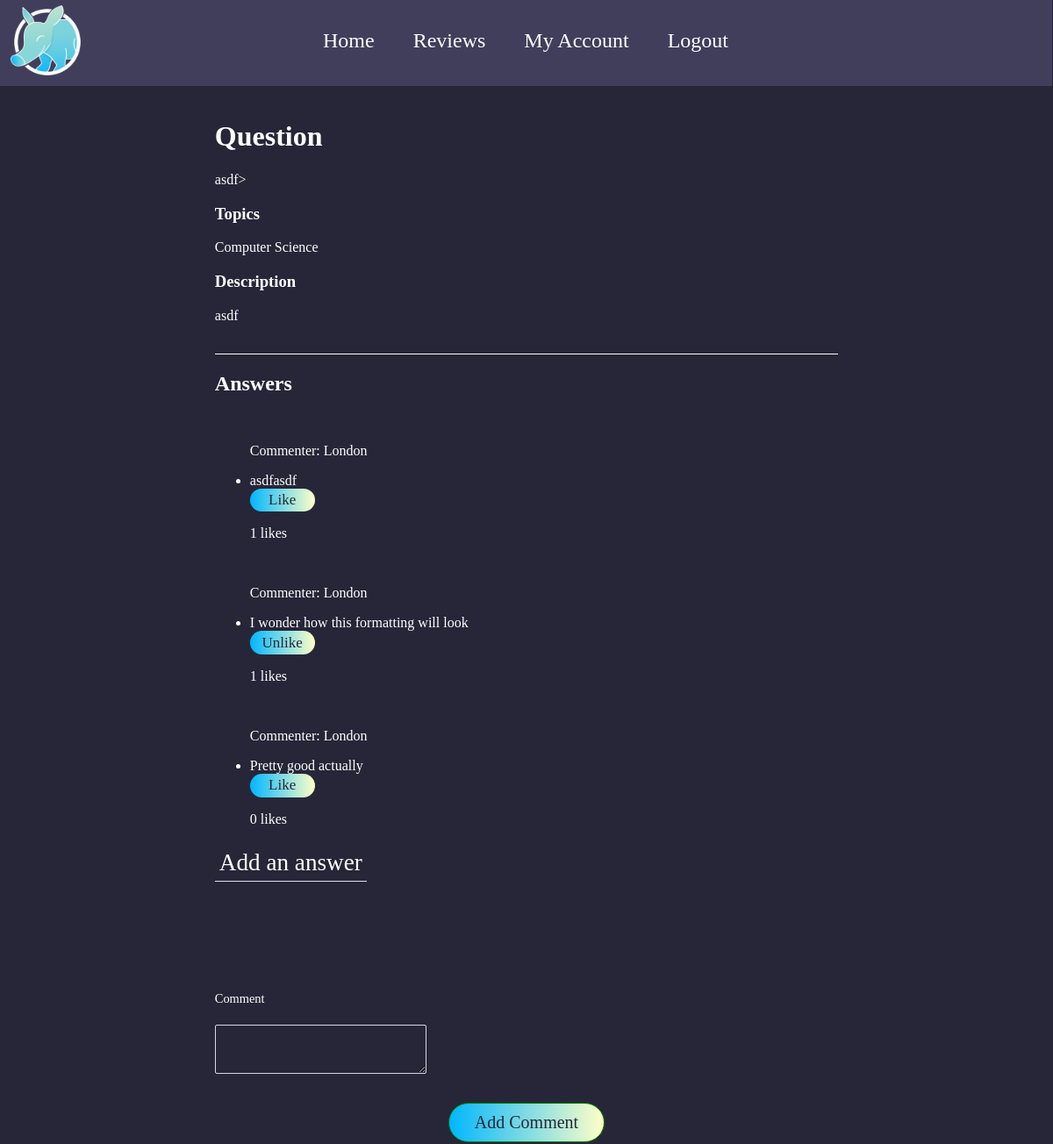
The page /questions/1 (signed in) on the database its author committed.
### models.py (models this page shows, shortened)
class Question(db.Model):
    id = db.Column("id", db.Integer, primary_key=True)
    header = db.Column("header", db.String(300))
    body = db.Column("body", db.String(10000))
    date = db.Column("date", db.String(50))
    topics = db.Column("topics", db.String(10))
    user_id = db.Column(db.Integer, db.ForeignKey("user.id"), nullable=False)
    comments = db.relationship("Comment", backref="question", cascade="all, delete-orphan", lazy=True)

class Comment(db.Model):
    id = db.Column(db.Integer, primary_key=True)
    date = db.Column("date", db.String(50))
    content = db.Column(db.VARCHAR, nullable=False)
    question_id = db.Column(db.Integer, db.ForeignKey("question.id"), nullable=False)
    user_id = db.Column(db.Integer, db.ForeignKey("user.id"), nullable=False)
    likes = db.relationship("Like", backref="comment", lazy=True)

### routing.py (the view)
@app.route('/questions/<question_id>')
def view_question(question_id):
    if session.get('user'):
        my_questions = db.session.query(Question).filter_by(id=question_id).one()
        my_user = db.session.query(User).filter_by(id=session['user_id']).first()
        form = CommentForm()
        return render_template('view_question.html', question=my_questions, user=session['user'], my_user=my_user, form=form)
    else:
        return redirect(url_for('login'))

### forms.py
class CommentForm(FlaskForm):
    class Meta:
        csrf = False
    comment = TextAreaField('Comment', validators=[Length(min=1)])
    submit = SubmitField('Add Comment')

### models.py (called while the page is built)
    def liked_answer(self, answer):
        return Like.query.filter(Like.user_id == self.id, Like.answer_id == answer.id).count() > 0

### templates/view_question.html (shortened to what this page needs)
<!DOCTYPE html>
<html lang="en">
    <head>
        <link rel="stylesheet" type="text/css" href="{{ url_for('static', filename='css/style.css') }}" />
        <link rel="stylesheet" type="text/css" href="{{ url_for('static', filename='css/forms.css') }}" />
    </head>
    <body>
        <div class="header">
            <a href="{{ url_for('questions') }}">
                <img src="../static/Images/AardvarkLogo.png" alt="Aardvark Answers Logo" class="logo">
            </a>
            <div class="navLinks">
                <a href="{{ url_for('questions') }}">
                    <h2 class="nav">Home</h2>
                </a>&nbsp;&nbsp;&nbsp;&nbsp;&nbsp;&nbsp;&nbsp;&nbsp;&nbsp;
                <a href="{{ url_for('reviews') }}">
                    <h2 class="nav">Reviews</h2>
                </a>&nbsp;&nbsp;&nbsp;&nbsp;&nbsp;&nbsp;&nbsp;&nbsp;&nbsp;
                <a href="{{ url_for('profile') }}">
                    <h2 class="nav">My Account</h2>
                </a>&nbsp;&nbsp;&nbsp;&nbsp;&nbsp;&nbsp;&nbsp;&nbsp;&nbsp;
                <a href="{{ url_for('logout') }}">
                    <h2 class="nav">Logout</h2>
                </a>
            </div>
        </div>
        <div class="leftText">
            <br/>
            <h1>Question</h1>
            <p>{{ question.header }}></p>
            <h3>Topics</h3>
            <p>{{ question.topics }}</p>
            <h3>Description</h3>
            <p>{{ question.body }}</p>
        </div>
        <br/>
        <div class="leftText">
            <div class="divider"></div>
            {% if question.comments %}
             {% if question.comments|length > 0 %}
             <h2>Answers</h2>
             <ul>
                 {% for comment in question.comments %}
                  <p>Commenter: {{ user }}</p>
                  <li>{{ comment.content }}</li>
                  {% if my_user.liked_answer(comment) %}
                   <a href="{{ url_for('like', comment_id=comment.id, action='unlike') }}" class="questionButton">Unlike</a>
                  {% else %}
                   <div class="buttonDiv">
                       <a href="{{ url_for('like', comment_id=comment.id, action='like') }}" class="questionButton">Like</a>
                   </div>
                  {% endif %}
                  <p>{{ comment.likes|length }} likes</p>
                 {% endfor %}
             </ul>
             {% endif %}
            {% endif %}
        </div>
        <br/>
        <div class="leftText">
            <form action="{{ url_for('new_comment', question_id=question.id) }}" method="post">
                <div class="titleDiv">
                    <h2 class="title">Add an answer</h2>
                </div>
                <div class="form-field">
                    {{ form.comment.label }} <br/> {{ form.comment }}
                </div>
                {{ form.submit }}
            </form>
        </div>
    </body>
</html>

### static/css/style.css (style rules this page uses)
body { background-color: #272638; }
.logo { display: block; margin-top: 5px; margin-left: 5px; margin-right: auto; max-width: 100px; max-height: 100px; position: relative; }
.header { width: 100vw; height: 100px; background-color: #403e5b; margin-left: -9px; margin-top: -10px; }
.nav { display: inline; color: white; font-weight: normal; font-family: fontLight; }
.navLinks { position: relative; margin-top: -65px; color: white; text-align-last: center; }
.leftSide h2, input { margin-left: -5%; }
.title { position: relative; font-family: fontBold; font-size: 25px; color: white; margin-bottom: -7.2%; float: left; top: -85px; }
.titleDiv { margin-top: 10%; }
a { text-decoration: none; color: white; }
.divider { position: relative; background-color: white; margin-left: auto; margin-right: auto; width: 100%; height: 1px; }
p { font-family: fontLight; text-align: left; }
.leftText { color: white; text-align: left; font-family: fontLight; width: 60%; margin-left: auto; margin-right: auto; }
.questionButton { background: linear-gradient(to right, #00b7ff, #ffffc7); margin-right: 2%; margin-left: auto; border-radius: 40px; color: #272638; height: 3%; width: 10%; outline: white; font-family: fontBold; font-size: 17px; padding: .5%; display: inline-block; vertical-align: middle; text-align: center; }
.buttonDiv { margin-left: auto; margin-right: auto; }
#submit { background: linear-gradient(to right, #00b7ff, #ffffc7); margin-right: auto; margin-left: auto; margin-top: 2%; margin-bottom: -1.5%; border-radius: 40px; color: #272638; height: 3%; width: 9.5%; outline: white; font-family: fontBold; font-size: 20px; }
.form-field label { padding-right: 10px; position: relative; color: white; font-family: fontLight; }
.form-field { margin-right: 80%; }
input[type="submit"] { display: block; margin-right: auto; margin-left: auto; margin-top: 5%; margin-bottom: 5%; background: linear-gradient(to right, #00b7ff, #ffffc7); border-radius: 40px; color: #272638; height: 30px; width: 155px; outline: white; font-family: fontBold; font-size: 20px; }

### static/css/forms.css (style rules this page uses)
form { background-color: #272638; width: 100%; }
.form-field { position: relative; }
.title { font-size: 1.7rem; font-weight: 300; border-bottom: 1px solid #dbe3ec; padding: 5px; margin: 0 0 40px 0; }
label { font-size: .9em; color: green; margin-bottom: 3px; display: block; font-weight: 300; }
input, textarea { padding: 10px 13px; margin-bottom: 15px; border-radius: 2px; border: 1px solid #d4d9e3; font-weight: 200; color: #4d5060; font-family: 'Poppins', sans-serif; font-size: .9em; background-color: #272638; }
input[type="submit"] { background: green; border: 0; color: white; border-radius: 2px; margin-top: 15px; font-weight: 400; border: 1px solid green; transition: all .3s ease-out; }
#submit { width: 25%; }
#comment { font-family: fontLight; background-color: #272638; color: white; width: 150%; }

### rows shown on the page
Question: header "asdf", topics "Computer Science", body "asdf"
Comment: user "London", content "asdfasdf", likes|length "1"
Comment: user "London", content "I wonder how this formatting will look", likes|length "1"
Comment: user "London", content "Pretty good actually", likes|length "0"
